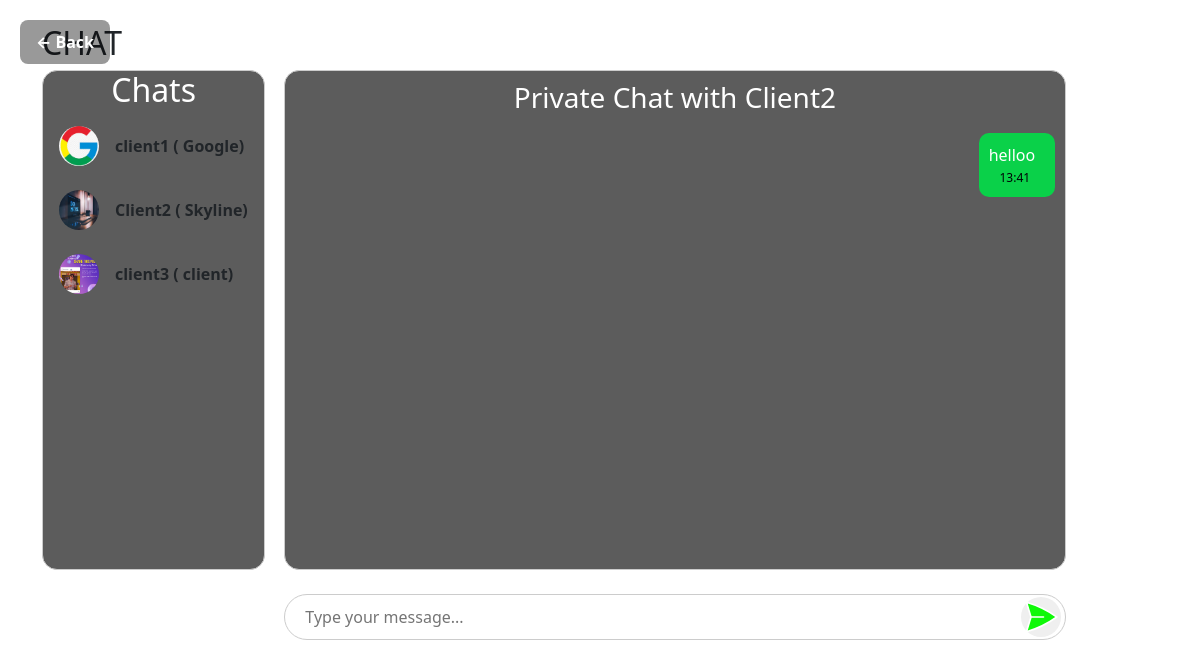
The page /chat/private/client/Client2/ (signed in) on the database its author committed.
### client/models.py (models this page shows, shortened)
class Client(models.Model):
    user = models.ForeignKey(User, on_delete=models.CASCADE)
    profile_image = models.ImageField(upload_to='client_images/', blank=True, null=True)
    company_name = models.CharField(max_length=100, blank=True, null=True)
    company_description = models.TextField(blank=True, null=True)  # Add this

### chat/models.py (models this page shows, shortened)
class ChatMessage(models.Model):
    room = models.ForeignKey(ChatRoom, on_delete=models.CASCADE, related_name='messages')
    sender = models.ForeignKey(User, on_delete=models.CASCADE, related_name='sent_messages')
    message = models.TextField()
    timestamp = models.DateTimeField(auto_now_add=True)

### chat/views.py (the view)
# urls.py: path('private/client/<str:username>/', views.chat_with_client, name='chat-with-client'),
@login_required
def chat_with_client(request, username=None):
    clients= Client.objects.all()
    if username:
        other_user = get_object_or_404(User, username=username)
        room = get_or_create_private_chat(request.user, other_user)
        messages = ChatMessage.objects.filter(room=room).order_by('timestamp')
    else :
         room = None
         messages = None
         other_user = None
    return render(request, 'Client_Chat.html', {
        'room': room,
        'messages': messages,
        'other_user': other_user,
        'clients':clients
    })

### chat/utils.py (called while the page is built)
def get_or_create_private_chat(user1, user2):
    usernames = sorted([user1.username, user2.username])
    room_name = f"private_{usernames[0]}_{usernames[1]}"
    room = ChatRoom.objects.filter(name=room_name, is_private=True).first()
    if not room:
        room = ChatRoom.objects.create(name=room_name, is_private=True)
        room.participants.add(user1, user2)
    return room

### templates/Client_Chat.html (shortened to what this page needs)
{% load static %}
<!DOCTYPE html>
<html>
<head>
    <link rel="stylesheet" href="https://cdn.jsdelivr.net/npm/bootstrap@5.3.0/dist/css/bootstrap.min.css">
</head>
<body class="container mt-4">
    <div style="
      position: absolute;
      top: 20px;
      left: 20px;
      background-color: rgba(0, 0, 0, 0.4);
      padding: 10px 16px;
      border-radius: 8px;
      z-index: 1000;
      ">
      <a href="javascript:history.back()" style="
          text-decoration: none;
          color: #ffffff;
          font-weight: bold;
          font-size: 16px;
      ">
          &larr; Back
      </a>
    </div>
    <h2>CHAT</h2>
    <div id="chat-container"class="d-flex gap-2">
        <div id="chat-list-block" >
            <h2 class="text-center text-white">Chats </h2>
            <div class="data-scrollbar" data-scroll="1">
                <nav class="">
                    <ul id="" class="list-unstyled">
                        {% for client in clients %}
                                    <li class="py-2 px-3 mb-2 rounded">
                                        <a href="{% url 'chat-with-client' username=client.user.username %}" class="d-flex align-items-center text-decoration-none text-dark">
                                            {% if client.profile_image  %}
                                                <img src="{{ client.profile_image.url }}" class="rounded-circle me-3" width="40" height="40" alt="Profile">
                                            {% else %}
                                                <img src="{% static 'assets/img/image.png' %}" class="rounded-circle me-3" width="40" height="40" alt="Default">
                                            {% endif %}
                                            <span class="ml-4 fw-bold">{{ client.user.username }} ( {{ client.company_name}})</span>
                                        </a>
                                    </li>
                        {% empty %}
                            <h4>No clients added yet for chat.</h4>
                        {% endfor %}
                    </ul>
                </nav>
            </div>
        </div>
        <div id="chat-block">
            <div id="chat-log">
                {% if  other_user %}
                    <h3 class="text-center text-white">Private Chat with {{ other_user.username }}</h3>
                {% else %}
                    <h3 class="text-center text-white">Private Chat </h3>
                    <h6 class=" text-white">Please select a user to start chatting.<h6>
                {% endif%}
                {% for message in messages %}
                    <div class="message {% if message.sender == request.user %}message-right{% else %}message-left{% endif %}">
                        <div class="message-content">
                            {{ message.message }}
                            <div class="timestamp">{{ message.timestamp|date:"H:i" }}</div>
                        </div>
                    </div>
                {% endfor %}
            </div>
            <br>
            <div class="chat-input-container">
                <input type="text" id="chat-message-input" placeholder="Type your message...">
                <button id="chat-message-submit">
                    <svg xmlns="http://www.w3.org/2000/svg" fill="#0ff808" viewBox="0 0 24 24" stroke-width="1.0" stroke="currentColor" class="size-2">
                        <path stroke-linecap="round" stroke-linejoin="round" d="M6 12 3.269 3.125A59.769 59.769 0 0 1 21.485 12 59.768 59.768 0 0 1 3.27 20.875L5.999 12Zm0 0h7.5" />
                    </svg>
                </button>
            </div>
        </div>
    </div>
</body>
</html>

### rows shown on the page
Client: profile_image (picture), user.username "client1", company_name "Google"
Client: profile_image (picture), user.username "Client2", company_name "Skyline"
Client: profile_image (picture), user.username "client3", company_name "client"
ChatMessage: message "helloo", timestamp "13:41"

### other values the page prints
{{ other_user.username }} "Client2"
